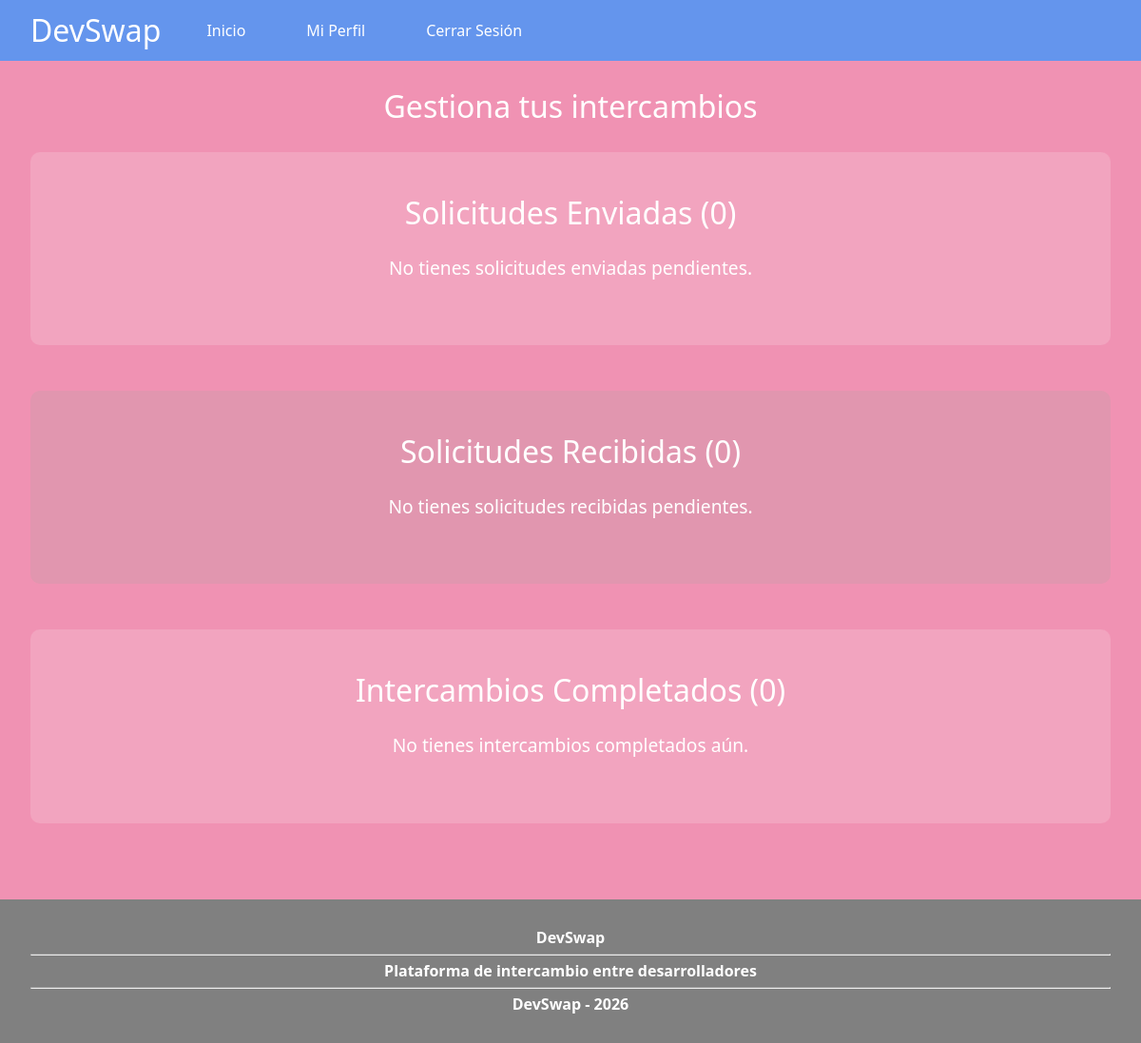
/intercambios.php (signed in), run on an earlier commit of the app's database.
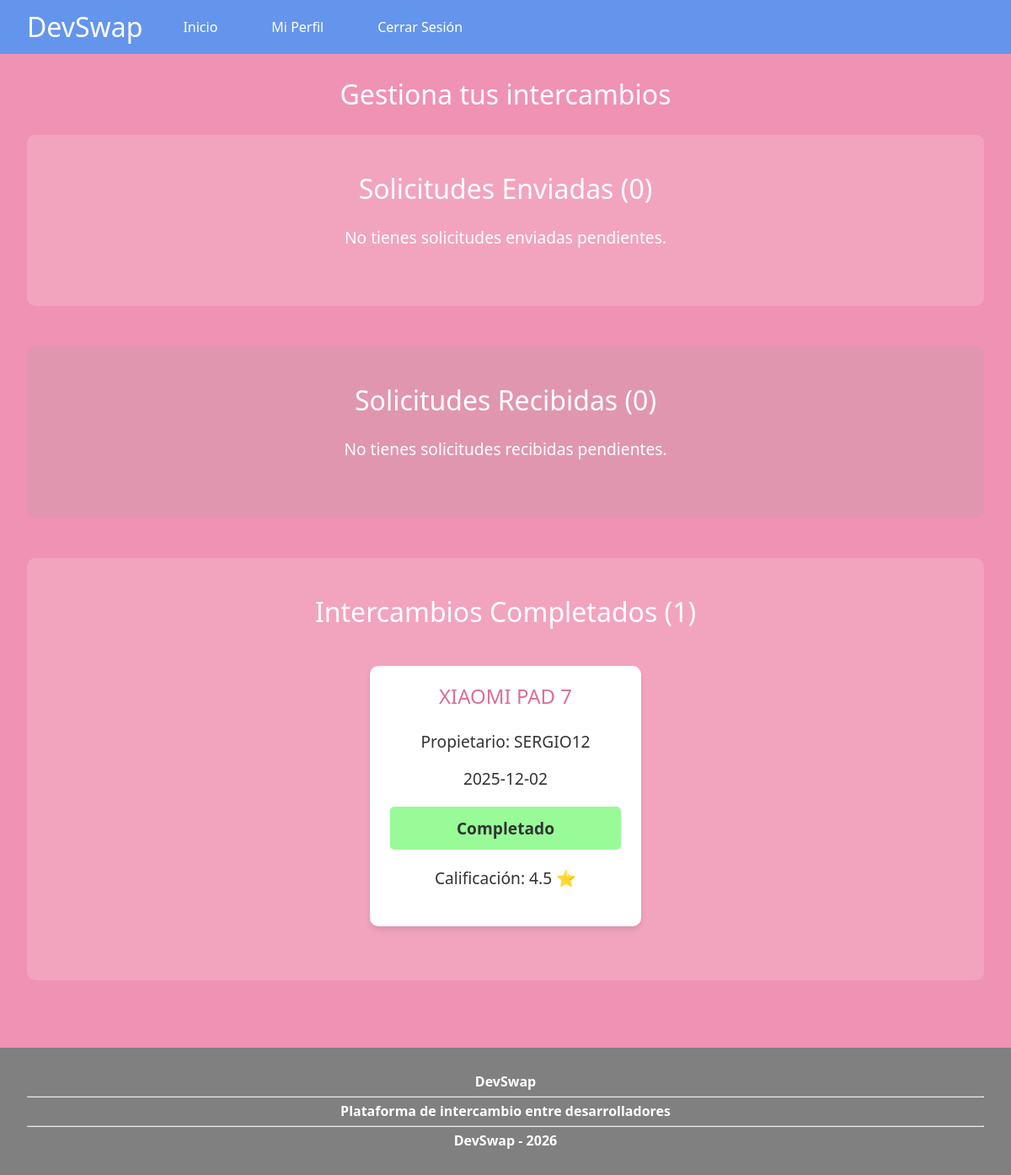
And on a later commit of the database.
### tables this page shows
CREATE TABLE SOLICITA (
    CORREO_U VARCHAR(50) NOT NULL,
    ID_P VARCHAR(10) NOT NULL,
    CALIFICACION FLOAT,
    FECHA DATE,
    ESTADO VARCHAR(50),
    PRIMARY KEY(CORREO_U, ID_P),
    FOREIGN KEY(CORREO_U) REFERENCES USUARIO(CORREO_U) ON DELETE CASCADE,
    FOREIGN KEY(ID_P) REFERENCES PUBLICACION1(ID_P) ON DELETE CASCADE
);

CREATE TABLE PUBLICACION2 (
    ID_P VARCHAR(10) NOT NULL,
    CAMBIO VARCHAR(20),
    ESTADO VARCHAR(10),
    UBICACION VARCHAR(20),
    NOMBRE_P VARCHAR(20),
    DESCRIPCION VARCHAR(50),
    IMAGEN_P LONGBLOB,
    PRIMARY KEY(ID_P),
    FOREIGN KEY(ID_P) REFERENCES PUBLICACION1(ID_P) ON DELETE CASCADE
);

CREATE TABLE USUARIO (
    CORREO_U VARCHAR(50) NOT NULL,
    NICK_U VARCHAR(10),
    APELLIDO1 VARCHAR(10),
    APELLIDO2 VARCHAR(10),
    NOMBRE_U VARCHAR(10),
    TELEFONO INT,
    CIUDAD VARCHAR(20),
    CONTRASEÑA_U VARCHAR(100),
    PRIMARY KEY(CORREO_U)
);

### intercambios.php (the view, shortened to what this page needs)
<?php
    require_once 'configuracion.php';
    $solicitudes_enviadas = [];
    $solicitudes_recibidas = [];
    $intercambios_completados = [];
    $consulta_completados = "
        SELECT S.ID_P, S.FECHA, S.CALIFICACION, P2.NOMBRE_P, U.NICK_U, P1.CORREO_U
        FROM SOLICITA S
        INNER JOIN PUBLICACION1 P1 ON S.ID_P = P1.ID_P
        INNER JOIN PUBLICACION2 P2 ON P1.ID_P = P2.ID_P
        INNER JOIN USUARIO U ON P1.CORREO_U = U.CORREO_U
        WHERE S.CORREO_U = '{$_SESSION['correo']}' AND S.ESTADO = 'ACEPTADO'
        ORDER BY S.FECHA DESC
        LIMIT 6
    ";
    $resultado_completados = mysqli_query($conexion, $consulta_completados);
    if($resultado_completados && mysqli_num_rows($resultado_completados) > 0) {
        while($fila = mysqli_fetch_assoc($resultado_completados)) {
            $intercambios_completados[] = $fila;
        }
    }
?>
<!DOCTYPE html>
<html lang="es">
    <head>
        <link rel="stylesheet" href="estilo/style.css">
    </head>
    <body>
        <header>
            <div class="barra-busqueda">
                <h1>DevSwap</h1>
                <a href="index.php">Inicio</a>
                <a href="usuario-normal.php">Mi Perfil</a>
                <a href="logout.php">Cerrar Sesión</a>
            </div>
        </header>
        <main>
            <h3>Gestiona tus intercambios</h3>
            <div class="impar">
                <h3>Solicitudes Enviadas (<?php echo count($solicitudes_enviadas); ?>)</h3>
                <?php if(count($solicitudes_enviadas) > 0): ?>
                    <?php foreach($solicitudes_enviadas as $solicitud): ?>
                        <div class="tarjeta">
                            <h3><?php echo htmlspecialchars($solicitud['NOMBRE_P']); ?></h3>
                            <p>Propietario: <?php echo htmlspecialchars($solicitud['NICK_U']); ?></p>
                            <p>Estado: <?php echo htmlspecialchars($solicitud['ESTADO']); ?></p>
                            <p><?php echo htmlspecialchars($solicitud['FECHA'] ?? 'Sin fecha'); ?></p>
                            <a href="#" onclick="cancelarEnviada('<?php echo htmlspecialchars($solicitud['ID_P']); ?>'); return false;">Cancelar</a>
                        </div>
                    <?php endforeach; ?>
                <?php else: ?>
                    <p>No tienes solicitudes enviadas pendientes.</p>
                <?php endif; ?>
            </div>
            <div class="par">
                <h3>Solicitudes Recibidas (<?php echo count($solicitudes_recibidas); ?>)</h3>
                <?php if(count($solicitudes_recibidas) > 0): ?>
                    <?php foreach($solicitudes_recibidas as $solicitud): ?>
                        <div class="tarjeta">
                            <h3><?php echo htmlspecialchars($solicitud['NOMBRE_P']); ?></h3>
                            <p>Solicitante: <?php echo htmlspecialchars($solicitud['NICK_U']); ?></p>
                            <p>Estado: <?php echo htmlspecialchars($solicitud['ESTADO']); ?></p>
                            <p><?php echo htmlspecialchars($solicitud['FECHA'] ?? 'Sin fecha'); ?></p>
                            <a href="#" onclick="rechazarRecibida('<?php echo htmlspecialchars($solicitud['CORREO_U']); ?>', '<?php echo htmlspecialchars($solicitud['ID_P']); ?>'); return false;">Rechazar</a>
                            <a href="#" onclick="aceptarRecibida('<?php echo htmlspecialchars($solicitud['CORREO_U']); ?>', '<?php echo htmlspecialchars($solicitud['ID_P']); ?>'); return false;">Aceptar</a>
                        </div>
                    <?php endforeach; ?>
                <?php else: ?>
                    <p>No tienes solicitudes recibidas pendientes.</p>
                <?php endif; ?>
            </div>
            <div class="impar">
                <h3>Intercambios Completados (<?php echo count($intercambios_completados); ?>)</h3>
                <?php if(count($intercambios_completados) > 0): ?>
                    <?php foreach($intercambios_completados as $intercambio): ?>
                        <div class="tarjeta">
                            <h3><?php echo htmlspecialchars($intercambio['NOMBRE_P']); ?></h3>
                            <p>Propietario: <?php echo htmlspecialchars($intercambio['NICK_U']); ?></p>
                            <p><?php echo htmlspecialchars($intercambio['FECHA']); ?></p>
                            <p class="Completado">Completado</p>
                            <?php if($intercambio['CALIFICACION']): ?>
                                <p>Calificación: <?php echo htmlspecialchars($intercambio['CALIFICACION']); ?> ⭐</p>
                            <?php else: ?>
                                <a href="#" onclick="mostrarCalificar('<?php echo htmlspecialchars($intercambio['ID_P']); ?>'); return false;">Calificar</a>
                            <?php endif; ?>
                        </div>
                    <?php endforeach; ?>
                <?php else: ?>
                    <p>No tienes intercambios completados aún.</p>
                <?php endif; ?>
            </div>
        </main>
        <footer>
            <strong>DevSwap</strong><br>
            <hr>
            <strong>Plataforma de intercambio entre desarrolladores</strong><br>
            <hr>
            <strong>DevSwap - 2026</strong>
        </footer>
    </body>
</html>

### estilo/style.css (style rules this page uses)
html, body, div, span, applet, object, iframe, h1, h2, h3, h4, h5, h6, p, blockquote, pre, a, abbr, acronym, address, big, cite, code, del, dfn, em, img, ins, kbd, q, s, samp, small, strike, strong, sub, sup, tt, var, b, u, i, center, dl, dt, dd, ol, ul, li, fieldset, form, label, legend, table, caption, tbody, tfoot, thead, tr, th, td, article, aside, canvas, details, embed, figure, figcaption, footer, header, hgroup, menu, nav, output, ruby, section, summary, time, mark, audio, video { margin: 0; padding: 0; border: 0; font-size: 100%; font: inherit; vertical-align: baseline; }
article, aside, details, figcaption, figure, footer, header, hgroup, menu, nav, section { display: block; }
body { line-height: 1; }
body { background-color: powderblue; margin: 0; padding: 0; }
header { background-color: cornflowerblue; }
.barra-busqueda { display: flex; align-items: center; padding: 1rem 2rem; gap: 2rem; }
.barra-busqueda h1 { margin: 0; font-family: 'Segoe UI', Tahoma, Geneva, Verdana, sans-serif; color: white; font-size: 2rem; }
.barra-busqueda a { color: white; text-decoration: none; font-family: 'Segoe UI', Tahoma, Geneva, Verdana, sans-serif; padding: 0.5rem 1rem; transition: background-color 0.3s; }
main { background-color: rgb(240, 146, 179); padding: 2rem; }
main > div { margin-bottom: 3rem; }
main h3, main h2 { text-align: center; font-family: 'Segoe UI', Tahoma, Geneva, Verdana, sans-serif; color: white; font-size: 2rem; margin-bottom: 2rem; }
.tarjeta { background-color: white; padding: 1.5rem; margin: 1rem; border-radius: 10px; box-shadow: 0 4px 6px rgba(0, 0, 0, 0.1); display: inline-block; width: calc(33% - 2rem); vertical-align: top; box-sizing: border-box; }
.tarjeta h3 { color: palevioletred; font-size: 1.5rem; margin-top: 0; }
.tarjeta p { color: #333; text-align: center; }
main > div { text-align: center; padding: 3rem 2rem; background-color: rgba(255, 255, 255, 0.1); border-radius: 10px; }
main > div p { color: white; font-size: 1.2rem; margin-bottom: 1.5rem; }
footer { background-color: grey; text-align: center; padding: 2rem; color: white; }
p { font-family: 'Segoe UI', Tahoma, Geneva, Verdana, sans-serif; }
strong { font-size: medium; font-weight: bolder; font-family: 'Segoe UI', Tahoma, Geneva, Verdana, sans-serif; }
.impar { background-color: rgb(242, 164, 191); }
.par { background-color: rgb(225, 150, 175); }
.Completado { display:grid; padding: 1rem 2rem; background-color: palegreen; text-decoration: none; font-family: 'Segoe UI', Tahoma, Geneva, Verdana, sans-serif; font-weight: bold; border-radius: 5px; }

What changed in the data, as far as the page shows it:
added solicita: publicacion2.NOMBRE_P "XIAOMI PAD 7", usuario.NICK_U "SERGIO12", FECHA "2025-12-02", CALIFICACION "4.5"
Also different on the page:
count($intercambios_completados): "0" → "1"
text no longer shown: "No tienes intercambios completados aún."
